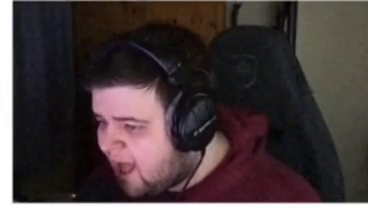
#> input picture frame 82 of 18PPY/OpenCV/video.mp4, 368 x 208 px
$ python DetectingFaceInVideo.py
#> lines starting #> are read from the running program, lines starting #| are printed output that depends on the picture; after the words box and inside, x2 and y2 are one past the last pixel; in counts of white or black regions, pixels touching at a corner belong together
import cv2
#absolute path to cascade file
face_cascade = cv2.CascadeClassifier('Documents/18PPY/OpenCV/raw.githubusercontent.com_opencv_opencv_master_data_haarcascades_haarcascade_frontalface_default.xml')
#absolute path to video file
cap = cv2.VideoCapture('Documents/18PPY/OpenCV/video.mp4')

while True:
    _, img = cap.read()
#> img is the input picture: shape (208, 368, 3); mean B, G, R 56.5, 55.6, 67.6

    gray = cv2.cvtColor(img, cv2.COLOR_BGR2GRAY)
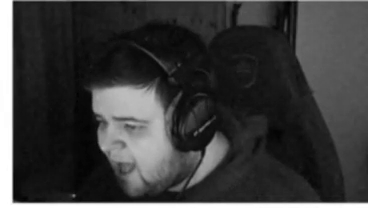
#> gray: shape (208, 368); min 1, max 255, mean 59.2

    faces = face_cascade.detectMultiScale(gray, 1.1, 4)
#> faces = [[82, 88, 98, 98]]

    for (x, y, w, h) in faces:
        cv2.rectangle(img, (x, y), (x+w, y+h), (64, 245, 61), 2)
#> this loop made 1 pass
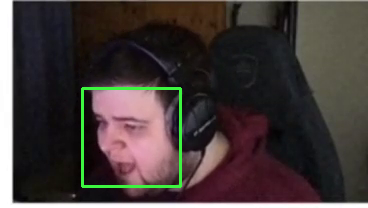
#> img: shape (208, 368, 3); 1.53% of pixels changed, all inside (x1, y1, x2, y2) = (81, 87, 182, 188)

    cv2.imshow('Detecting faces in video', img)

    k = cv2.waitKey(30) & 0xff
#> (key Esc is pressed here)
    if k==27:
        break

cap.release()

$ run again, starting later in the video
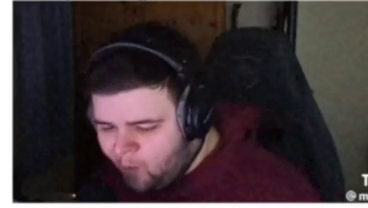
#> input picture frame 371 of 18PPY/OpenCV/video.mp4, 368 x 208 px
#> img is the input picture: shape (208, 368, 3); mean B, G, R 56.7, 53.6, 65.3
#> `gray = cv2.cvtColor(img, cv2.COLOR_BGR2GRAY)`:
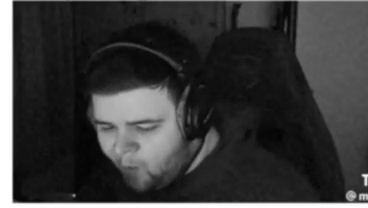
#> gray: shape (208, 368); min 3, max 255, mean 57.4
#> faces = [[87, 96, 80, 80]]
#> the loop `for (x, y, w, h) in faces:` made 1 pass
#> after the loop `for (x, y, w, h) in faces:`:
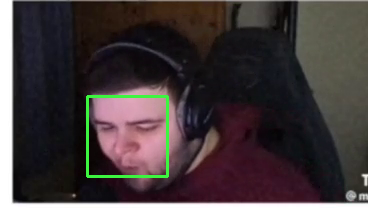
#> img: shape (208, 368, 3); 1.25% of pixels changed, all inside (x1, y1, x2, y2) = (86, 95, 169, 178)

$ run again, starting later in the video
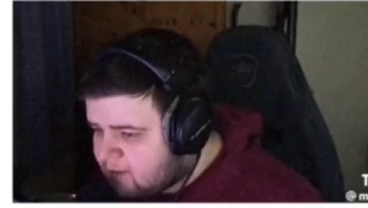
#> input picture frame 660 of 18PPY/OpenCV/video.mp4, 368 x 208 px
#> img is the input picture: shape (208, 368, 3); mean B, G, R 57, 54.2, 65.4
#> `gray = cv2.cvtColor(img, cv2.COLOR_BGR2GRAY)`:
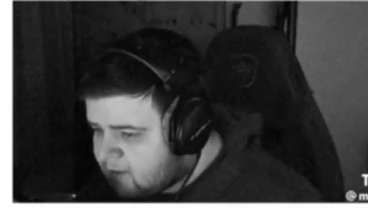
#> gray: shape (208, 368); min 2, max 255, mean 57.8
#> faces = [[75, 98, 90, 90]]
#> the loop `for (x, y, w, h) in faces:` made 1 pass
#> after the loop `for (x, y, w, h) in faces:`:
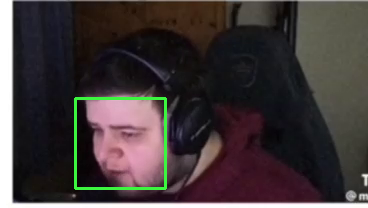
#> img: shape (208, 368, 3); 1.41% of pixels changed, all inside (x1, y1, x2, y2) = (74, 97, 167, 190)
